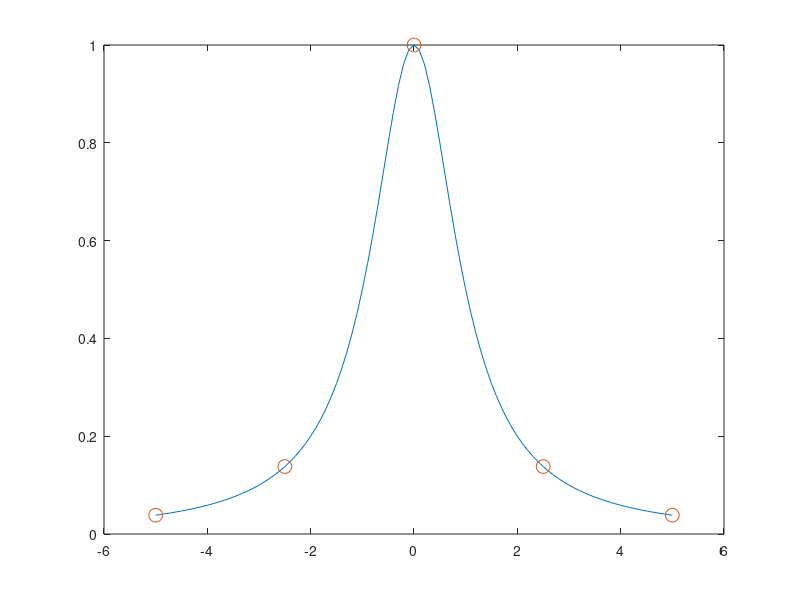

Write MATLAB code to recreate this figure. (Note: this script raises an error after producing the figure.)
clear all;

n = 101;
x = linspace(-5,5,n);
y = 1./(1+x.^2);

figure;
plot(x,y);
hold on;

n1 = 5;
x1 = linspace(-5,5,n1)';
y1 = 1./(1+x1.^2);

plot(x1,y1,'o','MarkerSize',10);

for i=1:n
    
    x0 = x(i);
    y0 = intf1(x1,y1,x0)
    y_int1(i) = y0;
    
end

%plot(x0,y0,'x','MarkerSize',10);
plot(x,y_int1);